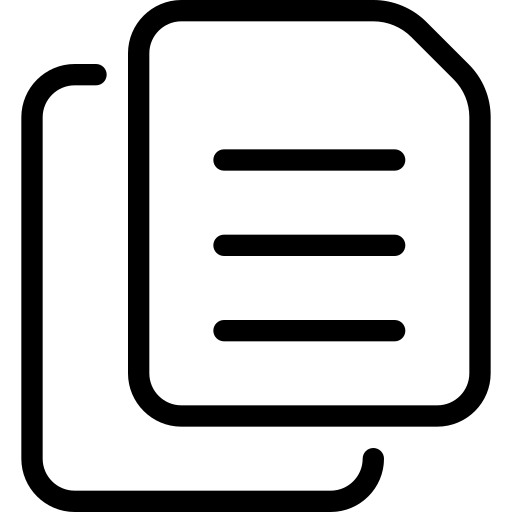
#> input picture _gen/m0/_RESOURCES/basic/copy.png, 512 x 512 px
$ python flat_rgba_from_checkerboard.py --input-dir ../../../../../_gen/m0/_RESOURCES/basic
#> lines starting #> are read from the running program, lines starting #| are printed output that depends on the picture; after the words box and inside, x2 and y2 are one past the last pixel; in counts of white or black regions, pixels touching at a corner belong together
"""
Convert flat-style keyword preview PNGs (RGB, checkerboard "transparency" baked into pixels)
into square 256x256 RGBA icons with clean alpha for WPF (premultiplied RGB in PNG).

Typical workflow:
  1) Export/generate one PNG per keyword into an input folder (same stem as output name).
  2) Run this tool with --input-dir and --output-dir.
  3) Optional --manifest lists output basenames (one per line); only those with matching
     <name>.png in input are processed. Lines starting with # are ignored.

Example:
  python flat_rgba_from_checkerboard.py ^
    --input-dir "%USERPROFILE%\\.cursor\\projects\\...\\assets" ^
    --output-dir "..\\flat" ^
    --manifest "..\\flat\\icons_manifest.txt"

Dependencies: Pillow, NumPy.
"""

from __future__ import annotations

import argparse
import re
import sys
from pathlib import Path

import numpy as np
from PIL import Image, ImageFilter


def chroma_u8(rgb_u8: np.ndarray) -> np.ndarray:
    mx = np.max(rgb_u8, axis=-1)
    mn = np.min(rgb_u8, axis=-1)
    return (mx - mn).astype(np.int16)


def border_ring_mask(height: int, width: int, thickness: int) -> np.ndarray:
    yy, xx = np.indices((height, width), dtype=np.int32)
    outer = (
        (xx < thickness)
        | (xx >= width - thickness)
        | (yy < thickness)
        | (yy >= height - thickness)
    )
    inner_thickness = max(thickness + 8, thickness * 2)
    inner = (
        (xx >= inner_thickness)
        & (xx < width - inner_thickness)
        & (yy >= inner_thickness)
        & (yy < height - inner_thickness)
    )
    return outer & (~inner)


def top_background_row_index(sat: np.ndarray) -> int:
    height, width = sat.shape
    best_y = 0
    best_count = -1
    for y in range(min(height, 80)):
        count = int((sat[y] <= 8).sum())
        if count > best_count:
            best_count = count
            best_y = y
    return best_y


def estimate_period_from_acf(rgb_u8: np.ndarray, sat: np.ndarray) -> int:
    _, width, _ = rgb_u8.shape
    y0 = top_background_row_index(sat)
    line = rgb_u8[y0].astype(np.float32) / 255.0
    lum = 0.2126 * line[:, 0] + 0.7152 * line[:, 1] + 0.0722 * line[:, 2]
    lum = lum - float(np.mean(lum))

    acf = np.correlate(lum, lum, mode="full")
    acf = acf[acf.size // 2 :]
    if acf[0] == 0:
        return 46
    acf = acf / float(acf[0])

    best_p = 46
    best_v = -1.0
    for period in range(6, min(200, acf.size // 3)):
        value = float(acf[period])
        if value > best_v:
            best_v = value
            best_p = period
    return int(best_p)


def calibrate_phase_offsets(
    period: int, xs: np.ndarray, ys: np.ndarray, cols: np.ndarray
) -> tuple[int, int, float]:
    best: tuple[float, int, int] | None = None
    for offset_x in range(period):
        xs_q = (xs + offset_x) // period
        for offset_y in range(period):
            ys_q = (ys + offset_y) // period
            group = ((xs_q + ys_q) & 1).astype(bool)
            c0 = cols[~group]
            c1 = cols[group]
            if c0.shape[0] < 200 or c1.shape[0] < 200:
                continue
            variance0 = float(np.mean(np.var(c0.astype(np.float32), axis=0)))
            variance1 = float(np.mean(np.var(c1.astype(np.float32), axis=0)))
            score = variance0 + variance1
            if best is None or score < best[0]:
                best = (score, offset_x, offset_y)
    if best is None:
        return 0, 0, float("inf")
    return best[2], best[1], float(best[0])


def checkerboard_params(rgb_u8: np.ndarray) -> tuple[int, int, int]:
    height, width, _ = rgb_u8.shape
    sat = chroma_u8(rgb_u8)

    border_mask = border_ring_mask(height, width, 48) & (sat <= 8)
    flat_index = np.flatnonzero(border_mask)
    ys_all = (flat_index // width).astype(np.int32)
    xs_all = (flat_index % width).astype(np.int32)
    cols_all = rgb_u8.reshape(-1, 3)[flat_index].astype(np.float32)

    rng = np.random.default_rng(0)
    sample_size = 8000
    if cols_all.shape[0] > sample_size:
        selection = rng.choice(cols_all.shape[0], size=sample_size, replace=False)
        xs = xs_all[selection]
        ys = ys_all[selection]
        cols = cols_all[selection]
    else:
        xs, ys, cols = xs_all, ys_all, cols_all

    period0 = estimate_period_from_acf(rgb_u8, sat)
    candidates = sorted(
        {
            max(6, period0 - 1),
            period0,
            min(period0 + 1, 120),
        }
    )

    best: tuple[float, int, int, int] | None = None
    for period in candidates:
        offset_y, offset_x, score = calibrate_phase_offsets(period, xs, ys, cols)
        if best is None or score < best[0]:
            best = (score, period, offset_x, offset_y)

    if best is None:
        return 46, 0, 0
    _, period, offset_x, offset_y = best
    return period, offset_x, offset_y


def checker_group(period: int, offset_x: int, offset_y: int, height: int, width: int) -> np.ndarray:
    xs = (np.arange(width, dtype=np.int32)[None, :] + offset_x) // period
    ys = (np.arange(height, dtype=np.int32)[:, None] + offset_y) // period
    return ((xs + ys) & 1).astype(bool)


def checker_colors(
    rgb_u8: np.ndarray, group: np.ndarray, border_mask: np.ndarray
) -> tuple[np.ndarray, np.ndarray]:
    c0 = rgb_u8[border_mask & (~group)].astype(np.float32)
    c1 = rgb_u8[border_mask & group].astype(np.float32)
    return np.median(c0, axis=0), np.median(c1, axis=0)


# [52 lines left out: functions dilate_bool, bbox_from_mask, to_square_canvas_pair, not called in this run]


def estimate_foreground_color(rgb_u8: np.ndarray, alpha_seed: np.ndarray) -> np.ndarray:
    rgb = rgb_u8.astype(np.float32) / 255.0
    sat = np.max(rgb, axis=-1) - np.min(rgb, axis=-1)
    opaque = (alpha_seed > 0.95) & (sat > 0.15)
    if int(opaque.sum()) < 50:
        opaque = (alpha_seed > 0.90) & (sat > 0.10)
    if int(opaque.sum()) < 50:
        opaque = alpha_seed > 0.90
    if int(opaque.sum()) < 50:
        opaque = sat > 0.12
    if int(opaque.sum()) < 1:
        return np.array([30.0, 126.0, 255.0], dtype=np.float32)
    return np.median(rgb_u8[opaque].astype(np.float32), axis=0)


def alpha_from_unmix(
    color: np.ndarray, background: np.ndarray, foreground: np.ndarray
) -> np.ndarray:
    epsilon = 1e-3
    numerator = np.sum((color - background) * (foreground - background), axis=-1)
    denominator = np.sum((foreground - background) ** 2, axis=-1) + epsilon
    return np.clip(numerator / denominator, 0.0, 1.0).astype(np.float32)


def recover_rgb(color: np.ndarray, background: np.ndarray, alpha: np.ndarray) -> np.ndarray:
    epsilon = 1e-3
    alpha_safe = np.maximum(alpha[:, :, None], epsilon)
    foreground = (color - (1.0 - alpha_safe) * background) / alpha_safe
    return np.clip(foreground, 0.0, 1.0)


# [21 lines left out: function premultiplied_rgb_on_black_resize_rgba, not called in this run]


def luminance(rgb: np.ndarray) -> np.ndarray:
    r, g, b = rgb[..., 0], rgb[..., 1], rgb[..., 2]
    return 0.2126 * r + 0.7152 * g + 0.0722 * b


# [29 lines left out: functions unpremultiply, median_alpha_u8, finalize_premultiplied_straight_alpha_png, not called in this run]


def process_rgb_u8_to_icon(
    rgb_u8: np.ndarray,
    supersample: int,
    fixed_checker: tuple[int, int, int] | None = None,
) -> Image.Image:
    height, width, _ = rgb_u8.shape
    sat = chroma_u8(rgb_u8)

    period, offset_x, offset_y = (
        fixed_checker if fixed_checker is not None else checkerboard_params(rgb_u8)
    )
    group = checker_group(period, offset_x, offset_y, height, width)

    border_mask = border_ring_mask(height, width, 48) & (sat <= 8)
    b0_u8, b1_u8 = checker_colors(rgb_u8, group, border_mask)

    background = np.where(group[..., None], b1_u8, b0_u8).astype(np.float32) / 255.0
    color = rgb_u8.astype(np.float32) / 255.0

    distance0 = np.linalg.norm(color * 255.0 - b0_u8[None, None, :], axis=-1)
    distance1 = np.linalg.norm(color * 255.0 - b1_u8[None, None, :], axis=-1)
    alpha_seed = np.clip((np.minimum(distance0, distance1) - 6.0) / 18.0, 0.0, 1.0)
    alpha_seed = np.maximum(
        alpha_seed,
        np.clip((sat.astype(np.float32) / 255.0 - 0.02) / 0.06, 0.0, 1.0),
    )
    if not np.any(alpha_seed > 0.05):
        # Extremely flat / odd backgrounds: distance-to-checker can collapse; lean on chroma.
        alpha_seed = np.maximum(
            alpha_seed,
            np.clip((sat.astype(np.float32) / 255.0 - 0.01) / 0.05, 0.0, 1.0),
        )

    foreground_u8 = estimate_foreground_color(rgb_u8, alpha_seed)
    foreground = foreground_u8.astype(np.float32) / 255.0

    alpha = alpha_from_unmix(color * 255.0, background * 255.0, foreground * 255.0)
    alpha = np.where(alpha < 2.0 / 255.0, 0.0, alpha)

    if not np.any(alpha > (1.0 / 255.0)):
        # Rare: unmix + scrub wipes everything (bad foreground estimate / odd background).
        # Fall back to the distance/chroma seed alpha and recompute foreground colors.
        alpha = np.clip(alpha_seed, 0.0, 1.0)

    rgb_foreground = recover_rgb(color, background, alpha)

    opaque_mask = alpha > (1.0 / 255.0)
    if not np.any(opaque_mask):
        # Last resort: chroma-based mask (works when background is neutral but not a checkerboard).
        sat_u8 = chroma_u8(rgb_u8)
        alpha = np.clip((sat_u8.astype(np.float32) / 255.0 - 0.02) / 0.08, 0.0, 1.0)
        rgb_foreground = recover_rgb(color, background, alpha)
        opaque_mask = alpha > (1.0 / 255.0)

    alpha = np.where(alpha < 2.0 / 255.0, 0.0, alpha)
    opaque_mask = alpha > (1.0 / 255.0)
    if not np.any(opaque_mask):
        raise RuntimeError(
            "empty foreground mask after matting; try a different source image or checker calibration"
        )

    rgb_out = np.zeros_like(color)
    rgb_out[opaque_mask] = rgb_foreground[opaque_mask]

    rgb_square, alpha_square = to_square_canvas_pair(rgb_out, alpha, opaque_mask)

    rgba_square_u8 = np.dstack(
        [
            (np.clip(rgb_square, 0.0, 1.0) * 255.0).round().astype(np.uint8),
            (np.clip(alpha_square, 0.0, 1.0) * 255.0).round().astype(np.uint8)[:, :, None],
        ]
    )

    rgb_pm256, alpha256 = premultiplied_rgb_on_black_resize_rgba(rgba_square_u8, supersample)

    alpha_u8 = (np.clip(alpha256, 0.0, 1.0) * 255.0).round().astype(np.uint8)
    alpha_u8 = median_alpha_u8(alpha_u8)
    alpha256 = alpha_u8.astype(np.float32) / 255.0

    rgb256 = unpremultiply(rgb_pm256, alpha256)

    return finalize_premultiplied_straight_alpha_png(rgb256, alpha256)


# [8 lines left out: function load_manifest, not called in this run]


# Output filenames that must stay stable for this repo (pilot icons, Windows-safe names).
SPECIAL_OUTPUT_NAMES: dict[str, str] = {
    "(?<ANY>)": "_pattern_ANY_.png",
    "(?<LAST>)": "_pattern_LAST_.png",
}


# [23 lines left out: functions strip_manifest_noise, sanitize_windows_filename_stem, output_png_basename_for_label, not called in this run]


def collect_inputs(
    input_dir: Path,
    manifest: list[str] | None,
    skip_prefixes: tuple[str, ...],
) -> tuple[list[tuple[Path, Path]], list[str]]:
    """Return (pairs (src_png, dst_basename.png), missing_basenames)."""
    pairs: list[tuple[Path, Path]] = []
    missing: list[str] = []
    if manifest is not None:
        for entry in manifest:
            out_name = output_png_basename_for_label(entry)
            src = input_dir / out_name
            if not src.is_file():
                missing.append(out_name)
                print(f"SKIP missing input: {src.name}", file=sys.stderr)
                continue
            if any(src.name.startswith(prefix) for prefix in skip_prefixes):
                print(f"SKIP junk name: {src.name}", file=sys.stderr)
                continue
            pairs.append((src, Path(out_name)))
        return pairs, missing

    for src in sorted(input_dir.glob("*.png")):
        if any(src.name.startswith(prefix) for prefix in skip_prefixes):
            continue
        if src.name.lower().endswith("_regen.png"):
            continue
        pairs.append((src, Path(src.name)))
    return pairs, []


def parse_args() -> argparse.Namespace:
    default_out = Path(__file__).resolve().parent.parent / "flat"
    parser = argparse.ArgumentParser(description=__doc__)
    parser.add_argument(
        "--input-dir",
        type=Path,
        required=True,
        help="Folder containing source RGB PNGs (checkerboard background).",
    )
    parser.add_argument(
        "--output-dir",
        type=Path,
        default=default_out,
        help=f"Destination folder for 256x256 RGBA PNGs (default: {default_out}).",
    )
    parser.add_argument(
        "--manifest",
        type=Path,
        default=None,
        help="Optional UTF-8 text file: one output filename stem or name.png per line.",
    )
    parser.add_argument(
        "--supersample",
        type=int,
        default=2,
        help="Integer scale before downscale to 256 (default 2). Use 1 to disable.",
    )
    parser.add_argument(
        "--report-missing",
        type=Path,
        default=None,
        help="When using --manifest, write missing expected input basenames (one per line).",
    )
    parser.add_argument(
        "--fixed-checker",
        type=str,
        default=None,
        help="Skip checker auto-calibration; use 'period,ox,oy' e.g. 46,25,18 (faster batch runs).",
    )
    return parser.parse_args()


# [5 lines left out: function parse_fixed_checker, not called in this run]


def main() -> int:
    args = parse_args()
    input_dir: Path = args.input_dir
    output_dir: Path = args.output_dir
    output_dir.mkdir(parents=True, exist_ok=True)

    manifest = load_manifest(args.manifest) if args.manifest else None
    skip_prefixes = ("c__Users_",)

    pairs, missing = collect_inputs(input_dir, manifest, skip_prefixes)
    if args.report_missing is not None:
        args.report_missing.parent.mkdir(parents=True, exist_ok=True)
        args.report_missing.write_text("\n".join(missing) + ("\n" if missing else ""), encoding="utf-8")
        print(f"Wrote missing list ({len(missing)}): {args.report_missing}")
    if not pairs:
        print("No matching input PNGs to process.", file=sys.stderr)
        return 2

    fixed_checker: tuple[int, int, int] | None = None
    if args.fixed_checker:
        fixed_checker = parse_fixed_checker(args.fixed_checker)

    ok = 0
    for src, out_name in pairs:
        rgb_u8 = np.asarray(Image.open(src).convert("RGB"))
#> rgb_u8: shape (512, 512, 3); every value is 0
        icon = process_rgb_u8_to_icon(
            rgb_u8, max(1, int(args.supersample)), fixed_checker=fixed_checker
        )
#> in checkerboard_params, `border_mask = border_ring_mask(height, width, 48) & (sat <= 8)`:
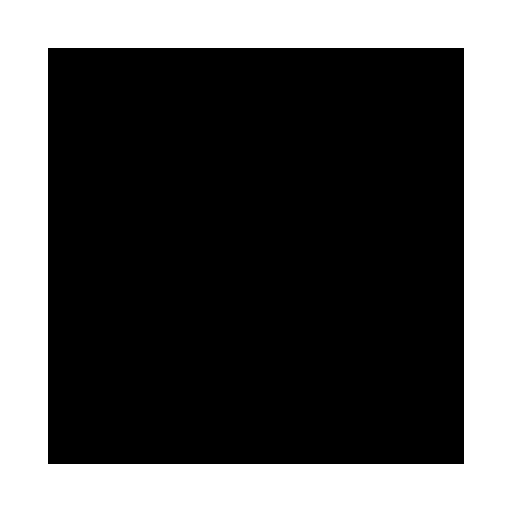
#> border_mask: shape (512, 512) bool; 34% white; 1 white region, box (x1, y1, x2, y2) and area: (0, 0, 512, 512) 89088
#> in checkerboard_params, `xs = xs_all[selection]`: xs = 8000 values, max 511 at index 248, min 0 at index 81, mean 255.3
#> in checkerboard_params, `ys = ys_all[selection]`: ys = 8000 values, max 511 at index 385, min 0 at index 407, mean 254.2
#> the loop in top_background_row_index, `for y in range(min(height, 80)):` made 80 passes
#> best_count on pass 1: 512
#> after the loop in top_background_row_index, `for y in range(min(height, 80)):`: best_count = 512; best_y = 0
#> in estimate_period_from_acf, `line = rgb_u8[y0].astype(np.float32) / 255.0`: line = 512 rows, first 8: [0, 0, 0], [0, 0, 0], [0, 0, 0], [0, 0, 0], [0, 0, 0], [0, 0, 0], [0, 0, 0], [0, 0, 0]
#> in estimate_period_from_acf, `lum = 0.2126 * line[:, 0] + 0.7152 * line[:, 1] + 0.0722 * line[:, 2]`: lum = 512 values from 0 to 0
#> in estimate_period_from_acf, `acf = np.correlate(lum, lum, mode="full")`: acf = 1023 values from 0 to 0
#> in estimate_period_from_acf, `acf = acf[acf.size // 2 :]`: acf = 512 values from 0 to 0
#> in checkerboard_params, `period0 = estimate_period_from_acf(rgb_u8, sat)`: period0 = 46
#> in checkerboard_params, `candidates = sorted( { max(6, period0 - 1), period0, min(period0 + 1, ..`: candidates = [45, 46, 47]
#> the loop in checkerboard_params, `for period in candidates:` made 3 passes
#> in checkerboard_params, `_, period, offset_x, offset_y = best`: period = 45
#> in process_rgb_u8_to_icon, `period, offset_x, offset_y = ( fixed_checker if fixed_checker is not N..`: offset_x = 0
#> in checker_group, `ys = (np.arange(height, dtype=np.int32)[:, None] + offset_y) // period`: ys = 512 values from 0 to 11
#> in checker_group, `return ((xs + ys) & 1).astype(bool)`:
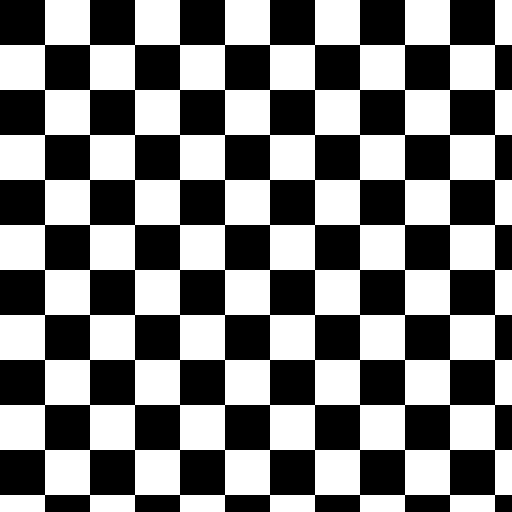
#> returned value: shape (512, 512) bool; 49.9% white; 1 white region, box (x1, y1, x2, y2) and area: (0, 0, 512, 512) 130680
#> in process_rgb_u8_to_icon, `b0_u8, b1_u8 = checker_colors(rgb_u8, group, border_mask)`: b0_u8 = [0, 0, 0]
#> in process_rgb_u8_to_icon, `foreground_u8 = estimate_foreground_color(rgb_u8, alpha_seed)`: foreground_u8 = [30, 126, 255]
#> in process_rgb_u8_to_icon, `foreground = foreground_u8.astype(np.float32) / 255.0`: foreground = [0.118, 0.494, 1]
        dst = output_dir / out_name.name
        icon.save(dst, format="PNG")
        print(f"OK {src.name} -> {dst}")
        ok += 1

    print(f"Done. Wrote {ok} file(s) to {output_dir}")
    return 0


if __name__ == "__main__":
#> (the run stopped early here; a loop or call above may not have finished)
